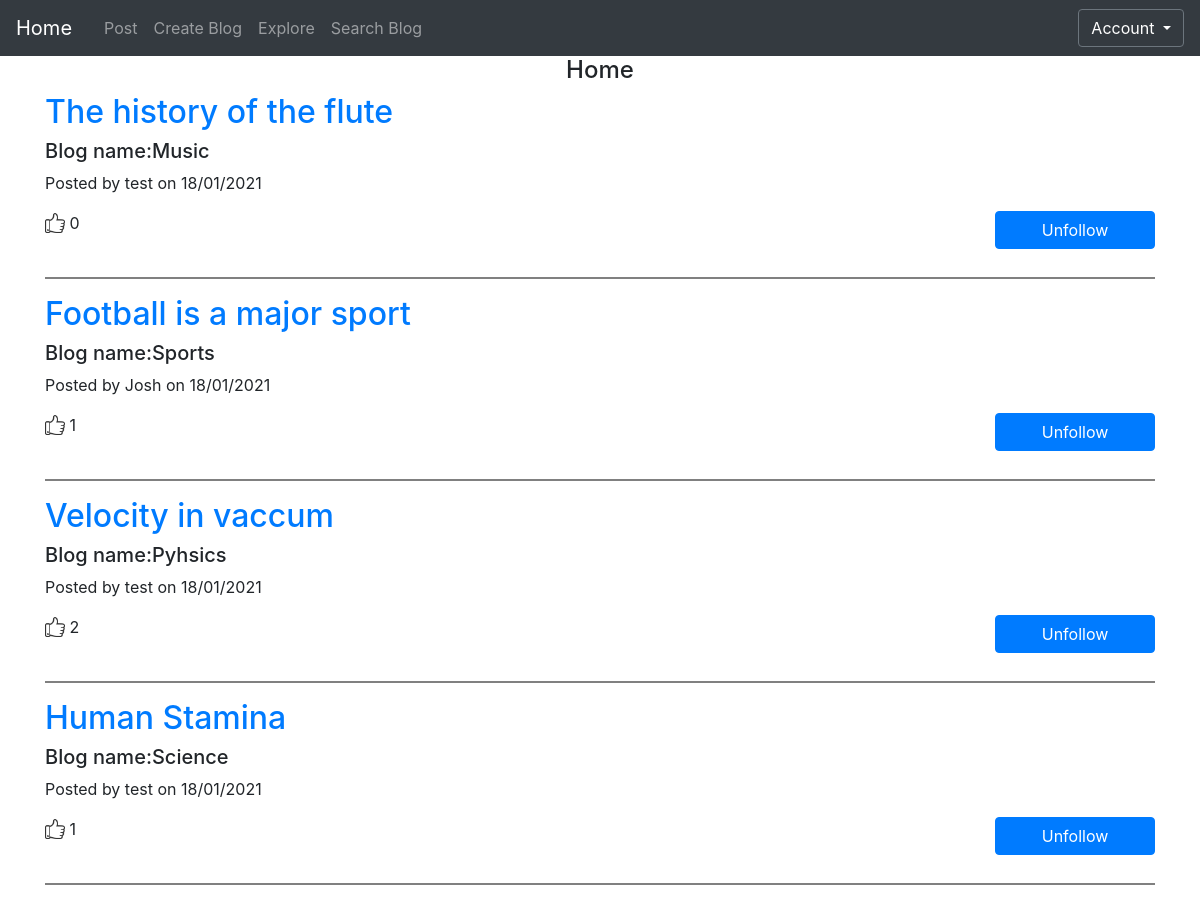
/home (signed in), run on the app's committed database.
### app/models.py (models this page shows)
class Posts(db.Model):
    id = db.Column(db.Integer, primary_key=True)
    date = db.Column(db.DateTime)
    title = db.Column(db.String(500))
    body= db.Column(db.String(2000))
    author = db.Column(db.String(20))
    image_name=db.Column(db.String(200))
    blog_id=db.Column(db.Integer,db.ForeignKey('blog.id'))

class Blog(db.Model):
    __searchable__ = ['blog_name']
    id= db.Column(db.Integer, primary_key=True)
    blog_name = db.Column(db.String(100))
    user_id=db.Column(db.Integer,db.ForeignKey('user.id'))
    posts=db.relationship("Posts",backref='blog',lazy=True)

### app/views.py (the view)
@app.route('/')
@app.route('/home', methods=['GET', 'POST'])
def home():
	if not current_user.is_authenticated:
		redirect('index.html')
	else:
		f_blog=current_user.followed_blogs
		blogs = Blog.query.filter(Blog.user_followers.any(id=current_user.id)).all()
		li=[]
		for i in blogs:
			l=i.posts
			for pp in l:
				li.append(pp)
		da=sorted(li,key=lambda post: post.date,reverse=True)
		return render_template('home.html', title='home', p= da)
	return render_template('index.html', title='home')

### app/models.py (called while the page is built)
    def has_followed_blog(self, blog):
        return self.followed_blogs.filter_by(
          id=blog.id).first() is not None

### app/views.py (called while the page is built)
@login_manager.user_loader
def load_user(user_id):
	return User.query.get(int(user_id))

### app/templates/home.html (shortened to what this page needs)
{% extends "base.html" %}
{% block content %}
<h4 class="text-center">Home</h4>
{% for post in p %}
<div class="post-preview">
    <h2 class="post-title">
        <a href="{{ url_for('post', post_id=post.id) }}">
    {{post.title }}
  </a>
    </h2>
  <h5>
    Blog name:{{ post.blog.blog_name }}
  </h5>
  <p class="post-meta">Posted by {{post.author}} on {{ post.date.strftime('%d/%m/%Y') }}</p>
  {% if current_user.has_followed_blog(post.blog) %}
  <button class="btn btn-primary float-right unfollowButton" blog_id="{{  post.blog.id }}">Unfollow</button>
  {% else %}
  <button class="btn btn-primary float-right followButton" blog_id="{{  post.blog.id }}">Follow</button>
  {% endif %}
</div>
<h7 class="like-container">
  <image src="{{url_for('static',filename = 'like.png')}}" class="mb-1 like_image"> {{ post.user_likes.count()}}
  </h7>
<br>
<br>
<hr style="height:2px;border-width:0;color:gray;background-color:gray">
{% endfor %}
{% endblock %}

### app/static/mainpage.css (style rules this page uses)
.unfollowButton { width:160px; }
body .container .like-container .like_image { width:20px; }

### data on the page
Posts: title "The history of the flute", blog.blog_name "Music", author "test", date "18/01/2021", user_likes.count "0"
Posts: title "Football is a major sport", blog.blog_name "Sports", author "Josh", date "18/01/2021", user_likes.count "1"
Posts: title "Velocity in vaccum", blog.blog_name "Pyhsics", author "test", date "18/01/2021", user_likes.count "2"
Posts: title "Human Stamina", blog.blog_name "Science", author "test", date "18/01/2021", user_likes.count "1"
